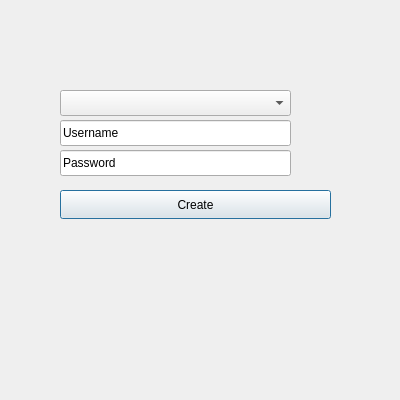
<?xml version="1.0" encoding="UTF-8"?>
<ui version="4.0">
 <class>UserManagerDialog</class>
 <widget class="QDialog" name="UserManagerDialog">
  <property name="geometry">
   <rect>
    <x>0</x>
    <y>0</y>
    <width>400</width>
    <height>400</height>
   </rect>
  </property>
  <property name="minimumSize">
   <size>
    <width>400</width>
    <height>400</height>
   </size>
  </property>
  <property name="maximumSize">
   <size>
    <width>400</width>
    <height>400</height>
   </size>
  </property>
  <property name="windowTitle">
   <string>Dialog</string>
  </property>
  <widget class="QPushButton" name="btnCreate">
   <property name="geometry">
    <rect>
     <x>60</x>
     <y>190</y>
     <width>271</width>
     <height>29</height>
    </rect>
   </property>
   <property name="text">
    <string>Create</string>
   </property>
  </widget>
  <widget class="QComboBox" name="cbRole">
   <property name="geometry">
    <rect>
     <x>60</x>
     <y>90</y>
     <width>231</width>
     <height>26</height>
    </rect>
   </property>
  </widget>
  <widget class="QLineEdit" name="txtUsername">
   <property name="geometry">
    <rect>
     <x>60</x>
     <y>120</y>
     <width>231</width>
     <height>26</height>
    </rect>
   </property>
   <property name="text">
    <string>Username</string>
   </property>
  </widget>
  <widget class="QLineEdit" name="txtPassword">
   <property name="geometry">
    <rect>
     <x>60</x>
     <y>150</y>
     <width>231</width>
     <height>26</height>
    </rect>
   </property>
   <property name="text">
    <string>Password</string>
   </property>
  </widget>
 </widget>
 <resources/>
 <connections/>
</ui>
